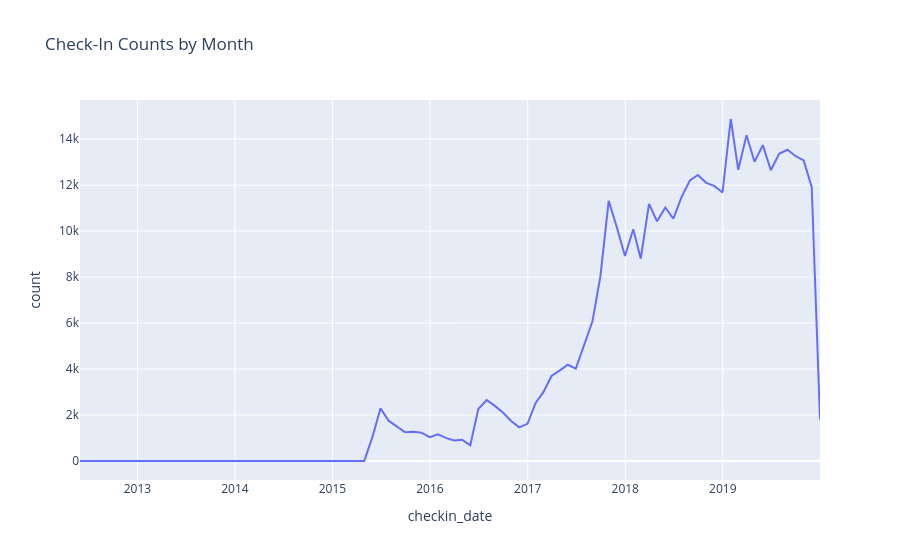

Notebook source saved alongside this figure:
### Code cell
# Get monthly check-in counts
monthly_checkin_df = checkin_df.resample('ME').count()
monthly_checkin_df['count'] = monthly_checkin_df['user_id']
monthly_checkin_df = monthly_checkin_df.reset_index()
monthly_checkin_df
# Plot Check-In Counts by Month
fig = px.line(monthly_checkin_df, x='checkin_date', y='count', title='Check-In Counts by Month')
fig.show()
